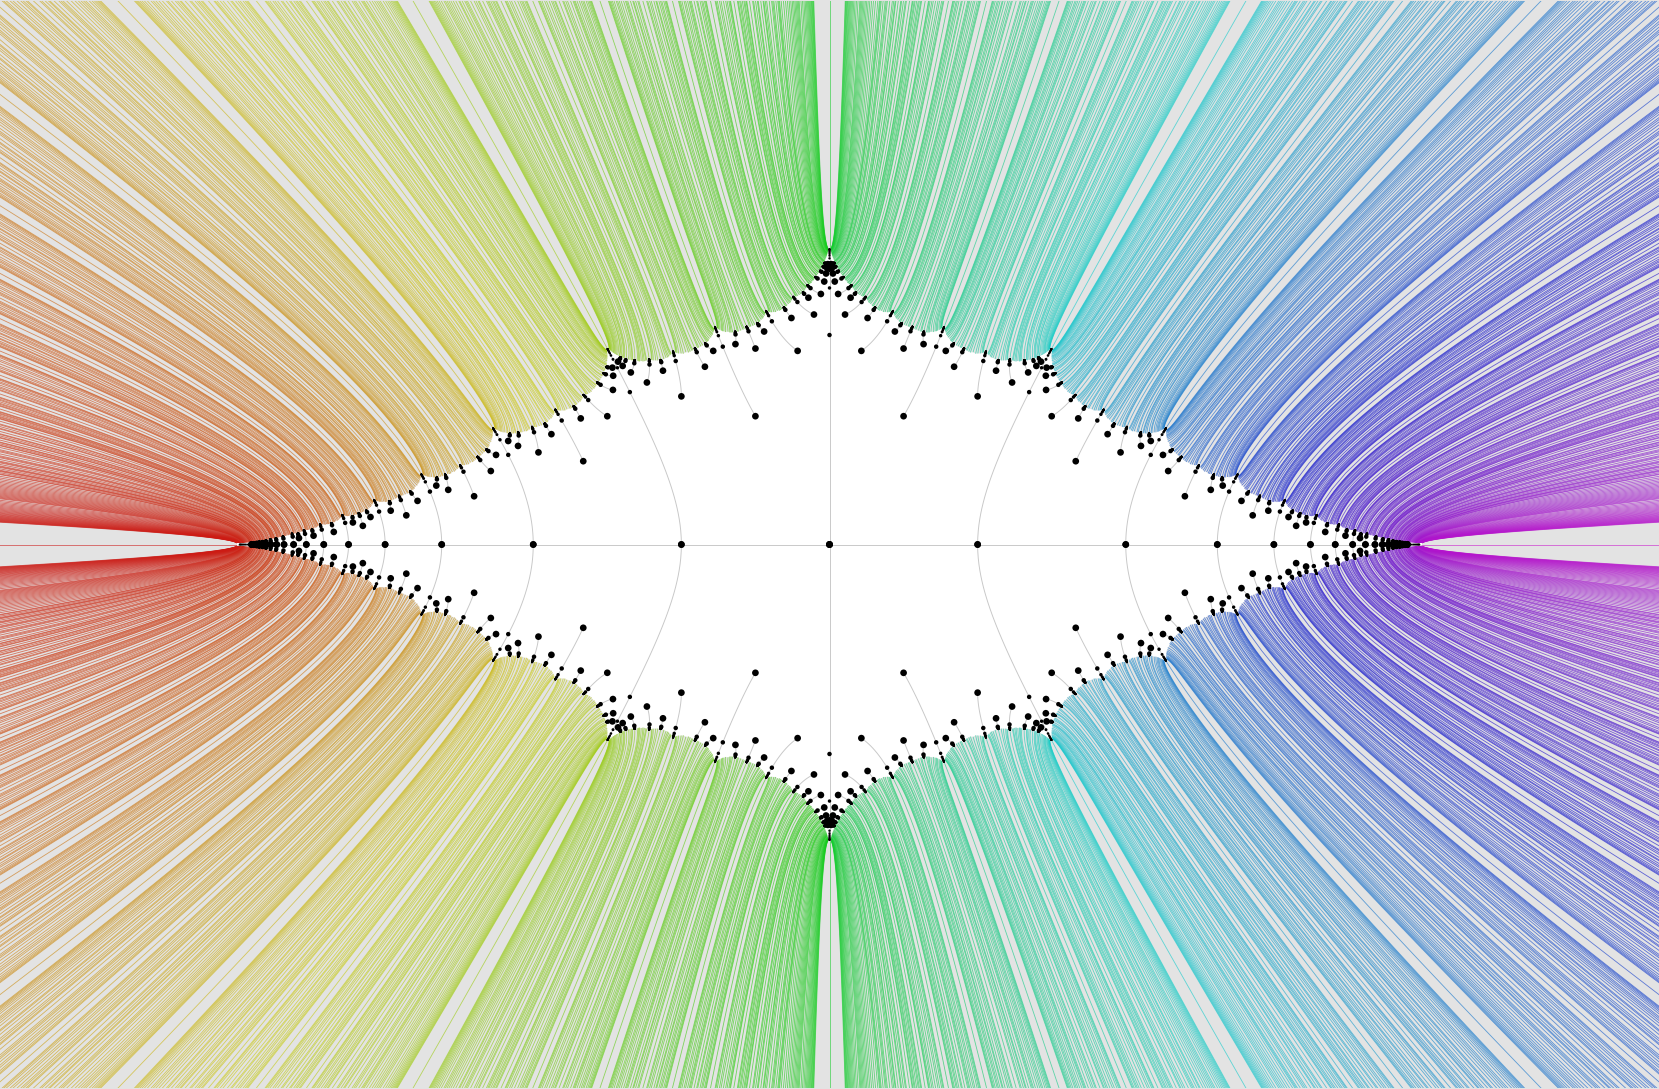

Here is the Python script that generated this plot:
"""Reconstruction of the Riley slice with rational pleating rays,
after Elzenaar-Martin-Schillewaert.

Farey polynomials Phi_{p/q}(z) via the recursion
  Phi_{0/1} = 2 - z,  Phi_{1/1} = 2 + z,  Phi_{1/0} = 2 (constant)
  Phi_{L (+) R} = 8 - Phi_L * Phi_R - Phi_{R - L}
Pleating rays: the PRINCIPAL branch of Phi^{-1}((-inf, -2]) for each slope --
the unique branch asymptotic to arg(z) = pi*p/q (Keen-Series). Traced inward
from infinity (Phi = -2 - t, t decreasing to 0), landing on the boundary cusp.
These rays are pairwise disjoint and never enter the complement region.
Extensions continue each ray past its cusp along Phi = -2 + s, s: 0 -> 4, the
locus where the p/q word is elliptic; the beads on them sit at
Phi = -2cos(pi/n), the order-n Heckoid parameters of slope p/q.

NUMERICS.  Phi_{p/q} must never be evaluated from its expanded coefficients.
They reach 1e25 by q = 64 while |Phi| ~ 2 on the boundary, so float64 Horner
returns pure noise there -- measured 2.2e7 instead of -2 at the 31/64 cusp.
Everything below evaluates Phi through the Farey recursion instead (error
5e-13 at that same point).  Exact roots, used to certify the cusps, come from
python-flint; np.roots is wrong for two thirds of these polynomials.
"""
import numpy as np
import matplotlib
matplotlib.use("Agg")
import matplotlib.pyplot as plt
from matplotlib.collections import LineCollection
from matplotlib.colors import hsv_to_rgb

try:
    from flint import ctx as flint_ctx, acb_poly
except ImportError:                      # required: mpmath is ~50x slower and
    raise SystemExit(                    # np.roots is simply wrong here
        "python-flint is required for exact Farey-polynomial roots.\n"
        "    pip install python-flint")
flint_ctx.prec = 250

QRAY = 64                                # slopes for pleating rays
QEXT = 20                                # slopes extended past the cusp
QVER = 30                                # slopes cusp-certified against flint
BEAD_NMAX = 24                           # Heckoid orders n = 1 .. NMAX
R0 = 30.0                                # radius at which rays are picked up
XLIM, YLIM = 5.6, 3.67

# ------------- Farey polynomials + Stern-Brocot paths ------------------------
# Exact integer coefficients (root-finding) and the L/R descent path from the
# root of the Stern-Brocot tree (cancellation-free evaluation).
phi = {(0, 1): np.array([2, -1], object),
       (1, 1): np.array([2, 1], object),
       (1, 0): np.array([2], object)}
path = {(0, 1): None, (1, 1): None}      # the two endpoint slopes are linear

def padd(a, b):
    n = max(len(a), len(b))
    out = np.zeros(n, object)
    out[:len(a)] += a
    out[:len(b)] += b
    return out

stack = [((0, 1), (1, 1), ())]
while stack:
    L, R, pth = stack.pop()
    pm, qm = L[0] + R[0], L[1] + R[1]
    if qm > QRAY:
        continue
    d = (abs(R[0] - L[0]), abs(R[1] - L[1]))
    phi[(pm, qm)] = padd(np.array([8], object),
                         -padd(np.convolve(phi[L], phi[R]), phi[d]))
    path[(pm, qm)] = pth
    stack.append((L, (pm, qm), pth + (0,)))
    stack.append(((pm, qm), R, pth + (1,)))

ray_fracs = sorted(path, key=lambda f: (f[1], f[0]))
print(f"{len(ray_fracs)} slopes up to denominator {QRAY}")

# ------------- cancellation-free evaluation of Phi ---------------------------
# Descending the Stern-Brocot tree, the state is the triple
#   (Phi_L, Phi_R, Phi_{R-L})  for the current Farey pair (L, R),
# with mediant value m = 8 - Phi_L*Phi_R - Phi_{R-L}.  Stepping left gives the
# pair (L, M) whose difference is M - L = R; stepping right gives (M, R) whose
# difference is R - M = L.  So the whole tree is one 3-term recursion.
class Batch:
    """Packs a set of slopes so Phi_i can be evaluated at z_i for all i at
    once.  Slopes are ordered by path length descending, so each depth level
    of the recursion acts on an array prefix."""
    def __init__(self, fracs):
        key = lambda f: -(len(path[f]) if path[f] is not None else -1)
        self.fracs = sorted(fracs, key=key)
        self.slopes = np.array([p / q for p, q in self.fracs])
        self.qs = np.array([q for p, q in self.fracs])
        maxd = max(len(path[f]) for f in self.fracs if path[f] is not None)
        self.P = np.full((len(self.fracs), maxd), -1, np.int8)
        for i, f in enumerate(self.fracs):
            if path[f] is not None:
                self.P[i, :len(path[f])] = path[f]
        self.nact = [int((self.P[:, k] >= 0).sum()) for k in range(maxd)]
        self.endpt = np.array([path[f] is None for f in self.fracs])
        self.sgn = np.where(self.slopes < 0.5, -1.0, 1.0)

    def __call__(self, z):
        """Phi and Phi' for slope i evaluated at z[i]."""
        one = np.ones_like(z)
        a, b, c = 2 - z, 2 + z, 2 * one
        da, db, dc = -one, one, 0 * one
        m, dm = 8 - a * b - c, -(da * b + a * db) - dc
        val, dval = m.copy(), dm.copy()
        for k, n in enumerate(self.nact):
            if n == 0:
                break
            s = slice(0, n)
            gl = self.P[s, k] == 0
            ak, bk, mk = a[s].copy(), b[s].copy(), m[s].copy()
            dak, dbk, dmk = da[s].copy(), db[s].copy(), dm[s].copy()
            a[s] = np.where(gl, ak, mk);  da[s] = np.where(gl, dak, dmk)
            b[s] = np.where(gl, mk, bk);  db[s] = np.where(gl, dmk, dbk)
            c[s] = np.where(gl, bk, ak);  dc[s] = np.where(gl, dbk, dak)
            m[s] = 8 - a[s] * b[s] - c[s]
            dm[s] = -(da[s] * b[s] + a[s] * db[s]) - dc[s]
            val[s], dval[s] = m[s], dm[s]
        val = np.where(self.endpt, 2 + self.sgn * z, val)   # 2-z and 2+z
        dval = np.where(self.endpt, self.sgn, dval)
        return val, dval

# ------------- principal pleating rays, traced in from infinity --------------
# The ray is picked up far out, where Phi ~ +-z^q and the q branches of
# Phi^{-1}((-inf,-2]) are cleanly separated by 2*pi/q in argument.  R0 must be
# large: at R0 = 7.2 the initial Newton settle drifts by more than half the
# branch spacing for a third of the slopes, i.e. it lands on the WRONG branch
# and those rays then cross their neighbours all the way in.
B = Batch(ray_fracs)
nray = len(B.fracs)

z = R0 * np.exp(1j * np.pi * B.slopes)
T = np.abs(B(z)[0])                      # FIXED target modulus: a moving
for _ in range(12):                      # target lets the iterate drift
    v, dv = B(z)                         # inward and hop branches
    z = z - (v + T) / dv
t = T - 2.0
scale = np.ones(nray)
alive = np.ones(nray, bool)
snaps = [z.copy()]
for _ in range(1600):
    if not alive.any():
        break
    cap = np.maximum(0.06, 0.05 * np.abs(z))     # arclength cap: loose far out,
    dp = B(z)[1]                                 # tight near the boundary
    dp = np.where(np.abs(dp) < 1e-300, 1e-300, dp)
    dt = np.minimum(scale * cap * np.abs(dp), 0.6 * t)
    tn = np.maximum(t - dt, 0.0)
    target = -2.0 - tn
    znew = z + (t - tn) / dp                     # predictor: dPhi = t - tn
    for _ in range(3):
        vn, dpn = B(znew)
        dpn = np.where(np.abs(dpn) < 1e-300, 1e-300, dpn)
        znew = znew - (vn - target) / dpn
    err = np.abs(B(znew)[0] - target)
    ok = alive & (err < 1e-7 * (1 + np.abs(target))) & (np.abs(znew - z) < cap * 1.001)
    z = np.where(ok, znew, z)
    t = np.where(ok, tn, t)
    scale = np.where(ok, np.minimum(scale * 1.4, 1.0), scale * 0.5)
    alive = alive & ~(alive & ~ok & (scale < 1e-9)) & (t > 1e-9)
    snaps.append(np.where(alive | ok, z, np.nan + 0j).copy())
paths_ray = np.array(snaps).T
landed = t <= 1e-6
print(f"{landed.sum()}/{nray} rays landed on their cusp")

ray_segments, ray_colors, cusp = [], [], np.full(nray, np.nan + 0j)
for i in range(nray):
    row = paths_ray[i][~np.isnan(paths_ray[i])]
    if len(row) < 2:
        continue
    cusp[i] = row[-1]
    hue = 0.83 * (1.0 - B.slopes[i]) ** 1.25
    col = hsv_to_rgb([hue, 0.9, 0.8])
    ray_segments.append(np.column_stack([row.real, row.imag]))
    ray_colors.append(col)
    if np.abs(row.imag).max() > 1e-9:             # conjugate mirror
        ray_segments.append(np.column_stack([row.real, -row.imag]))
        ray_colors.append(col)
print(f"{len(ray_segments)} principal pleating rays (QRAY={QRAY})")

# ------------- white region: the cusps in slope order -------------------------
# The p/q cusps sit on the boundary in slope order, from 4 (slope 0) round to
# -4 (slope 1), so the landing points ARE the boundary polygon.
o = np.argsort(B.slopes)
bnd = cusp[o]
poly = np.concatenate([np.column_stack([bnd.real, bnd.imag]),
                       np.column_stack([bnd.real[::-1], -bnd.imag[::-1]])])

# ------------- extensions past the cusp + Heckoid beads ----------------------
# Phi = -2 + s, s: 0 -> 4.  Beads at Phi = -2cos(pi/n)  <=>  s = 2 - 2cos(pi/n).
BEAD_S = np.array([2 - 2 * np.cos(np.pi / n)
                   for n in range(BEAD_NMAX, 0, -1)])       # ascending
BEAD_N = np.arange(BEAD_NMAX, 0, -1)

esel = [i for i in range(nray) if landed[i] and B.qs[i] <= QEXT]
E = Batch([B.fracs[i] for i in esel])
# Batch reorders; map each extension back to its cusp
start = {f: cusp[i] for i, f in enumerate(B.fracs)}
z = np.array([start[f] for f in E.fracs])
n = len(z)
s = np.zeros(n)
scale = np.ones(n)
bi = np.zeros(n, int)
alive = np.ones(n, bool)
beads, bead_n = [], []
snaps = [z.copy()]
for _ in range(900):
    if not alive.any():
        break
    dp = E(z)[1]
    dp = np.where(np.abs(dp) < 1e-300, 1e-300, dp)
    ds = np.minimum(0.035 * scale * np.abs(dp), 0.3 * (4 - s) + 0.005)
    sn = np.minimum(s + ds, 4.0)
    nxt = BEAD_S[np.minimum(bi, len(BEAD_S) - 1)]
    hit = alive & (bi < len(BEAD_S)) & (sn >= nxt - 1e-12)
    sn = np.where(hit, nxt, sn)
    target = -2.0 + sn
    znew = z + (sn - s) / dp
    for _ in range(4):
        vn, dpn = E(znew)
        dpn = np.where(np.abs(dpn) < 1e-300, 1e-300, dpn)
        znew = znew - (vn - target) / dpn
    err = np.abs(E(znew)[0] - target)
    ok = alive & (err < 1e-7 * (1 + np.abs(target))) & (np.abs(znew - z) < 0.08)
    z = np.where(ok, znew, z)
    s = np.where(ok, sn, s)
    scale = np.where(ok, np.minimum(scale * 1.4, 1.0), scale * 0.5)
    got = ok & hit
    if got.any():
        beads.append(z[got].copy())
        bead_n.append(BEAD_N[bi[got]].copy())
    bi = np.where(got, bi + 1, bi)
    out = np.abs(z.real) > 6.0
    alive = alive & ~(alive & ~ok & (scale < 1e-9)) & ~out & (s < 4.0 - 1e-9)
    snaps.append(np.where(alive | ok, z, np.nan + 0j).copy())
ext_paths = np.array(snaps).T
beads = np.concatenate(beads) if beads else np.zeros(0, complex)
bead_n = np.concatenate(bead_n) if len(bead_n) else np.zeros(0, int)

ext_segments = []
for i in range(n):
    row = ext_paths[i][~np.isnan(ext_paths[i])]
    if len(row) < 2:
        continue
    ext_segments.append(np.column_stack([row.real, row.imag]))
    if np.abs(row.imag).max() > 1e-9:
        ext_segments.append(np.column_stack([row.real, -row.imag]))
inb = (np.abs(beads.real) <= XLIM) & (np.abs(beads.imag) <= YLIM)
beads, bead_n = beads[inb], bead_n[inb]
mirror = np.abs(beads.imag) > 1e-9
beads = np.concatenate([beads, np.conj(beads[mirror])])
bead_n = np.concatenate([bead_n, bead_n[mirror]])
print(f"{len(ext_segments)} extensions (QEXT={QEXT}), {len(beads)} Heckoid beads")

# ------------- certify the cusps against exact roots --------------------------
worst = 0.0
for i, f in enumerate(B.fracs):
    if B.qs[i] > QVER or path[f] is None or not landed[i]:
        continue
    c = phi[f].copy(); c[0] += 2
    r = np.array([complex(x) for x in acb_poly([int(x) for x in c]).roots()])
    worst = max(worst, np.abs(r - cusp[i]).min())
print(f"cusps certified against exact roots for q <= {QVER}: "
      f"max deviation {worst:.1e}")

# ------------- render --------------------------------------------------------
fig, ax = plt.subplots(figsize=(11.06, 7.26), dpi=150)
fig.patch.set_facecolor("#e3e3e3")
ax.set_facecolor("#e3e3e3")
ax.add_collection(LineCollection(ray_segments, colors=ray_colors,
                                 linewidths=0.4, alpha=0.65))
ax.fill(poly[:, 0], poly[:, 1], color="white", zorder=2)
ax.add_collection(LineCollection(ext_segments, colors="#909090",
                                 linewidths=0.45, alpha=0.5, zorder=3))
sizes = np.minimum(2.4, 0.5 + 2.2 / bead_n) ** 2 * 1.8
ax.scatter(beads.real, beads.imag, s=sizes, c="black", zorder=4, linewidths=0)
ax.set_xlim(-XLIM, XLIM); ax.set_ylim(-YLIM, YLIM)
ax.set_aspect("equal"); ax.axis("off")
plt.subplots_adjust(0, 0, 1, 1)
out = __file__.replace("riley.py", "riley.png")
plt.savefig(out, facecolor=fig.get_facecolor())
print("saved", out)
